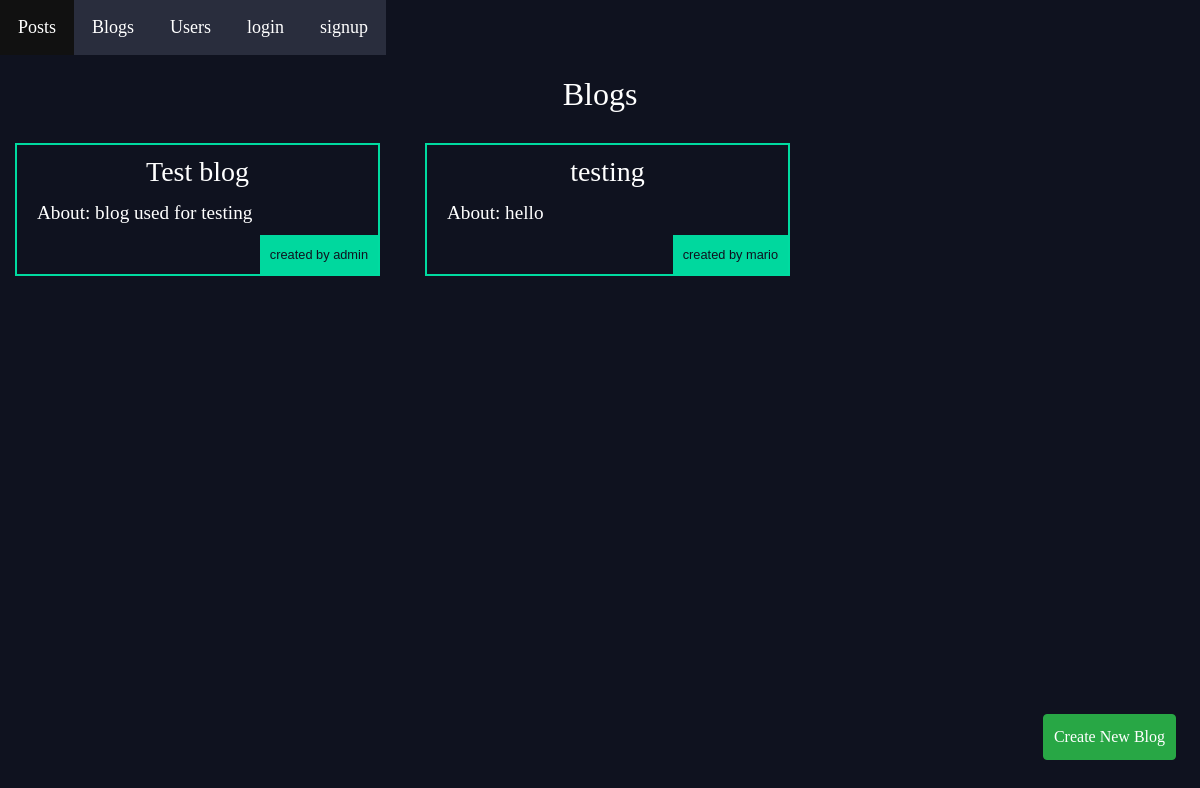
Before: /social/blog/ with the older database file.
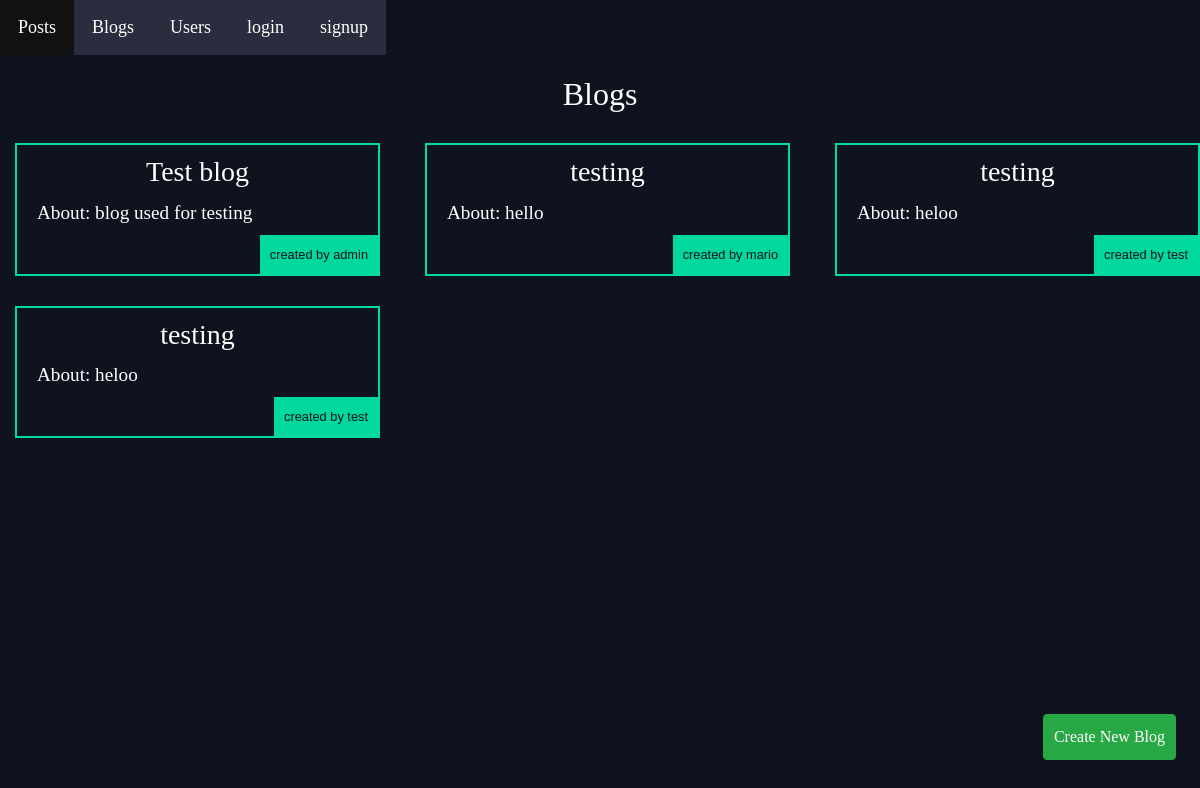
After: the same page with the newer database file.
### social/models.py (models this page shows, shortened)
class blog(models.Model):
    user= models.ForeignKey(User,related_name='blog_user',on_delete=models.CASCADE)
    blogname= models.CharField(max_length=50)
    about= models.TextField(null=True)
    def snippet(self):
        return self.about[0:50]

### social/views.py (the view)
# urls.py: path('blog/', views.BlogListView.as_view(), name = 'BlogListView'),
class BlogListView(ListView):
    queryset = blog.objects.all()

### social/templates/social/blog_list.html
{% extends "basegeneric.html" %}
{% block content %}
  <h2 class="title">Blogs</h2>
  <div class="blogs">
  {% if object_list %}
    {% for blog in object_list %}
        <div class="bloglist">
          <h3> <a href= "{% url 'social:bloghome' blog_id=blog.id%}">{{ blog.blogname }}</a> </h3>
          <p>About: {{blog.snippet}}</p>
          <p class="username" >created by {{blog.user.username}}</p>
        </div>
    {% endfor %}
  {% else %}
    <p>No posts are available.</p>
  {% endif %}
  </div>
  <a href="{% url 'social:blog_create' %}" class="btn btn-success" id="create-blog">Create New Blog</a>
{% endblock %}

Changed rows visible on the page:
added blog: blogname "testing", snippet "heloo", user.username "test"
added blog: blogname "testing", snippet "heloo", user.username "test"
